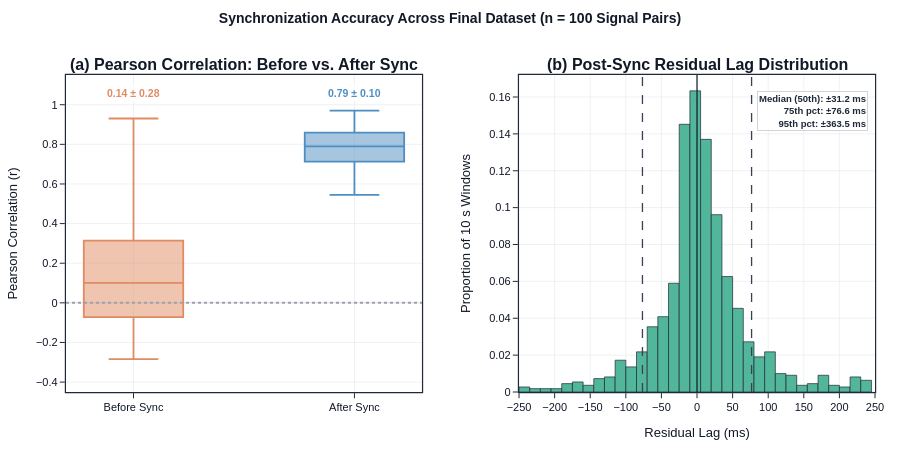

Notebook code cell kept with this figure:
### Markdown cell above
### 📊 Before vs. After Cross-Correlation & Residual Lag Distribution

**Mathematical Formulation:**
- **Panel (a) Cross-Correlation Gain:** Paired comparison of zero-lag correlation $r_0$ (Before Sync) against peak cross-correlation $r_{\text{peak}}$ (After Sync) for every evaluated signal pair, with lines connecting each pair before and after alignment.
- **Panel (b) Residual Lag Distribution:** Probability-normalized histogram ($\sum_b p_b = 1$, $10\ \text{ms}$ bin width) of signed post-sync residual lags $\Delta t_{\text{res}}$ (ms) across all valid $10\ \text{s}$ sliding windows, with dashed reference lines at $\pm 33.3\ \text{ms}$ ($\pm 1$ video frame at $30\ \text{Hz}$).

> **Why this is done:** Pairing $r_0$ and $r_{\text{peak}}$ proves that alignment systematically rescues near-zero unaligned correlations to high agreement, while the residual-lag histogram verifies that post-sync timing error remains tightly centered around $0\ \text{ms}$ within single-frame precision.

### Code cell
# @title 📊 Cross-Correlation & Residual Lag Summary Figure { display-mode: "form" }
min_after_r = 0.5 # @param {type:"number"}
fig_summary = plot_sync_validation_summary(
    df_pairs, df_windows, exclude_flagged=exclude_flagged, min_after_r=min_after_r
)
fig_summary.show(config=EXPORT_CFG)

### Figure 1 — Plotly figure (JSON) as saved in the notebook; plotly's stock layout.template omitted (floating-point values rounded to 4 significant figures; data arrays with more than 128 entries replaced by an {"elided": "..."} marker saying what was removed)
{"data": [{"boxpoints": false, "line": {"width": 1.8}, "marker": {"color": "#E08B63"}, "name": "Before Sync", "showlegend": false, "type": "box", "width": 0.45, "xaxis": "x", "y": [-0.08926, 0.2836, -0.2844, -0.2342, 0.1002, -0.1318, 0.106, 0.1905, 0.2944, -0.06342, -0.2097, 0.4124, 0.3265, -0.06913, -0.2433, 0.9033, -0.2633, -0.2746, -0.1368, 0.3207, -0.07667, 0.02355, 0.06243, -0.2768, 0.6104, 0.2915, 0.2961, 0.2027, 0.1997, 0.2391, 0.09709, 0.4535, 0.2752, 0.4375, -0.09454, 0.1949, 0.2793, -0.07474, 0.1011, 0.3527, 0.08058, 0.0122, 0.5678, 0.3009, 0.4791, 0.1114, -0.03856, 0.02869, -0.02278, -0.1294, 0.7336, -0.07917, -0.2214, -0.2296, 0.8229, 0.02974, -0.2304, 0.06058, 0.04203, 0.08879, 0.7039, 0.5929, -0.01238, -0.02258, 0.2355, -0.02788, 0.3694, 0.9304, -0.1235, -0.06993, 0.3054, 0.005573, 0.1063, 0.3554, 0.06004, 0.4018, -0.1074, -0.1783, -0.2158, 0.3244, 0.3067, 0.06533, 0.2678, 0.1623, 0.1263, 0.11, -0.1485, 0.3659, 0.08459, 0.2143, 0.1191, 0.5474, -0.2743, -0.2652, 0.3523, -0.003261, -0.05314, 0.4743, 0.3643, 0.5169], "yaxis": "y"}, {"boxpoints": false, "line": {"width": 1.8}, "marker": {"color": "#4E8EC2"}, "name": "After Sync", "showlegend": false, "type": "box", "width": 0.45, "xaxis": "x", "y": [0.6957, 0.8335, 0.7749, 0.7676, 0.8077, 0.8566, 0.7503, 0.6772, 0.5599, 0.9343, 0.7255, 0.7011, 0.9367, 0.8535, 0.8265, 0.9071, 0.7615, 0.7567, 0.8054, 0.8176, 0.6926, 0.9213, 0.7002, 0.6699, 0.9095, 0.7079, 0.6913, 0.8664, 0.7238, 0.7345, 0.7812, 0.8, 0.7266, 0.8848, 0.6533, 0.6351, 0.8744, 0.7489, 0.7257, 0.9396, 0.717, 0.7269, 0.8533, 0.7889, 0.7722, 0.6966, 0.9704, 0.563, 0.6653, 0.9292, 0.7336, 0.699, 0.9473, 0.8305, 0.824, 0.936, 0.7071, 0.7258, 0.8622, 0.6984, 0.8151, 0.6994, 0.5453, 0.7682, 0.953, 0.8357, 0.8309, 0.9322, 0.8291, 0.793, 0.8783, 0.6826, 0.6774, 0.923, 0.8832, 0.8023, 0.8186, 0.7459, 0.7613, 0.8234, 0.7372, 0.7698, 0.9, 0.708, 0.631, 0.951, 0.8192, 0.7905, 0.9604, 0.66, 0.6356, 0.9509, 0.7886, 0.8296, 0.9517, 0.84, 0.8111, 0.925, 0.7476, 0.7944], "yaxis": "y"}, {"histnorm": "probability", "hovertemplate": "Residual Lag: %{x:.0f} ms<br>Proportion: %{y:.3f}<extra></extra>", "marker": {"color": "#52B79A", "line": {"color": "#1f2937", "width": 0.7}}, "showlegend": false, "type": "histogram", "x": {"elided": "1102 float values"}, "xaxis": "x2", "xbins": {"end": 250, "size": 15, "start": -250}, "yaxis": "y2"}], "layout": {"annotations": [{"font": {"size": 16}, "showarrow": false, "text": "<b>(a) Pearson Correlation: Before vs. After Sync</b>", "x": 0.22, "xanchor": "center", "xref": "paper", "y": 1, "yanchor": "bottom", "yref": "paper"}, {"font": {"size": 16}, "showarrow": false, "text": "<b>(b) Post-Sync Residual Lag Distribution</b>", "x": 0.78, "xanchor": "center", "xref": "paper", "y": 1, "yanchor": "bottom", "yref": "paper"}, {"bgcolor": "rgba(255,255,255,0.85)", "font": {"color": "#E08B63", "size": 10.5}, "showarrow": false, "text": "<b>0.14 ± 0.28</b>", "x": "Before Sync", "xref": "x", "y": 1.06, "yref": "y"}, {"bgcolor": "rgba(255,255,255,0.85)", "font": {"color": "#4E8EC2", "size": 10.5}, "showarrow": false, "text": "<b>0.79 ± 0.10</b>", "x": "After Sync", "xref": "x", "y": 1.06, "yref": "y"}, {"align": "right", "bgcolor": "rgba(255,255,255,0.92)", "bordercolor": "#d1d5db", "borderwidth": 1, "font": {"color": "#1f2937", "size": 9.5}, "showarrow": false, "text": "<b>Median (50th): ±31.2 ms<br>75th pct: ±76.6 ms<br>95th pct: ±363.5 ms</b>", "x": 0.98, "xanchor": "right", "xref": "x2 domain", "y": 0.95, "yanchor": "top", "yref": "y2 domain"}], "font": {"color": "#111827", "family": "Arial, Helvetica, sans-serif", "size": 11}, "height": 450, "margin": {"b": 55, "l": 65, "r": 25, "t": 75}, "paper_bgcolor": "white", "plot_bgcolor": "white", "shapes": [{"line": {"color": "#9ca3af", "dash": "dot"}, "type": "line", "x0": 0, "x1": 1, "xref": "x domain", "y0": 0, "y1": 0, "yref": "y"}, {"line": {"color": "#374151", "dash": "dash", "width": 1.3}, "type": "line", "x0": -76.64, "x1": -76.64, "xref": "x2", "y0": 0, "y1": 1, "yref": "y2 domain"}, {"line": {"color": "#374151", "dash": "dash", "width": 1.3}, "type": "line", "x0": 76.64, "x1": 76.64, "xref": "x2", "y0": 0, "y1": 1, "yref": "y2 domain"}, {"line": {"color": "#111827", "dash": "solid", "width": 1.2}, "type": "line", "x0": 0, "x1": 0, "xref": "x2", "y0": 0, "y1": 1, "yref": "y2 domain"}], "title": {"font": {"size": 14}, "text": "<b>Synchronization Accuracy Across Final Dataset (n = 100 Signal Pairs)</b>", "x": 0.5, "y": 0.97}, "xaxis": {"anchor": "y", "domain": [0, 0.44], "gridcolor": "#e5e7eb", "gridwidth": 0.6, "linecolor": "#1f2937", "linewidth": 1.2, "mirror": true, "showgrid": true, "showline": true, "tickcolor": "#1f2937", "ticks": "outside", "tickwidth": 1, "zeroline": false}, "xaxis2": {"anchor": "y2", "domain": [0.56, 1], "dtick": 50, "gridcolor": "#e5e7eb", "gridwidth": 0.6, "linecolor": "#1f2937", "linewidth": 1.2, "mirror": true, "range": [-250, 250], "showgrid": true, "showline": true, "tickcolor": "#1f2937", "ticks": "outside", "tickwidth": 1, "title": {"text": "Residual Lag (ms)"}, "zeroline": false}, "yaxis": {"anchor": "x", "domain": [0, 1], "gridcolor": "#e5e7eb", "gridwidth": 0.6, "linecolor": "#1f2937", "linewidth": 1.2, "mirror": true, "range": [-0.45, 1.15], "showgrid": true, "showline": true, "tickcolor": "#1f2937", "ticks": "outside", "tickwidth": 1, "title": {"text": "Pearson Correlation (r)"}, "zeroline": true, "zerolinecolor": "#d1d5db", "zerolinewidth": 0.8}, "yaxis2": {"anchor": "x2", "domain": [0, 1], "gridcolor": "#e5e7eb", "gridwidth": 0.6, "linecolor": "#1f2937", "linewidth": 1.2, "mirror": true, "showgrid": true, "showline": true, "tickcolor": "#1f2937", "ticks": "outside", "tickwidth": 1, "title": {"text": "Proportion of 10 s Windows"}, "zeroline": true, "zerolinecolor": "#d1d5db", "zerolinewidth": 0.8}}}
